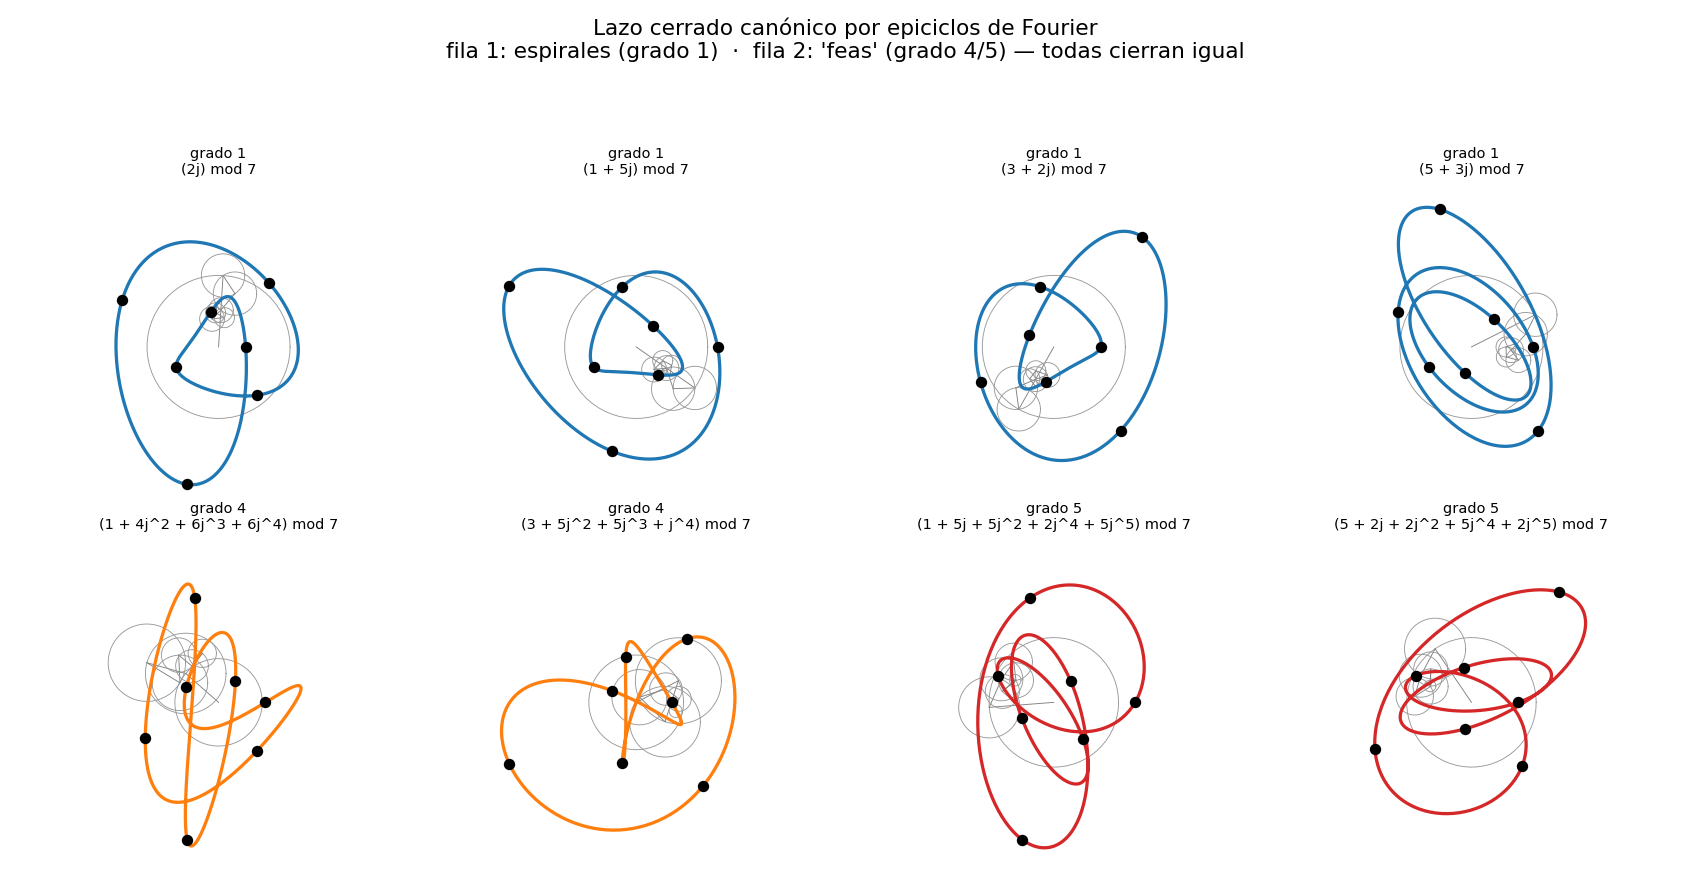

Reproduce this figure in Python.
"""
Lazo CERRADO (epiciclos de Fourier) como camino canonico de cada solucion.

Idea: cada reina es un numero complejo  z_j = r[j]·e^{i·a·sol[j]}  en el plano.
La secuencia (z_0..z_{N-1}) se toma como UN periodo -> su DFT da N coeficientes
de Fourier = N epiciclos (circulos rotando) que dibujan un lazo cerrado unico
que pasa por las N reinas. Esto:
  - elimina la ambiguedad de "muchos caminos" (el lazo band-limited es unico),
  - funciona igual para soluciones bonitas y feas,
  - da una regresion canonica: los coeficientes c_k.

Ademas, para las 28 espirales (grado 1) ocurre algo mas fuerte: en el plano
complejo  z_j = A·w^j  es una secuencia GEOMETRICA, es decir el cociente entre
reinas consecutivas  w = z_{j+1}/z_j  es CONSTANTE. Ese unico w (2 numeros
reales: crecimiento radial |w| y paso angular arg w) es la regresion minima.
Para las 12 restantes el cociente NO es constante -> hacen falta mas epiciclos.
"""

import math
import numpy as np
import matplotlib.pyplot as plt

from spiral_queens import SpiralQueens
from discover_queens_formula import solve_queens, min_degree_poly, fmt_poly


def complex_points(sq, sol):
    theta = np.array([sq.a[v] for v in sol])
    return sq.r * np.exp(1j * theta)


def fourier_loop(z, num=500):
    """Lazo cerrado (interpolacion trigonometrica) que pasa por los puntos z."""
    N = len(z)
    C = np.fft.fft(z)
    ks = np.fft.fftfreq(N, d=1.0 / N)      # frecuencias enteras con signo
    s = np.linspace(0, 1, num)
    Z = np.zeros(num, dtype=complex)
    for k in range(N):
        Z += C[k] * np.exp(2j * np.pi * ks[k] * s)
    return Z / N, C, ks


def draw_epicycles(ax, C, ks, s0=0.12):
    """Dibuja la cadena de epiciclos (circulos) en la fase s0."""
    N = len(C)
    order = sorted(range(N), key=lambda k: -abs(C[k]))
    center = 0 + 0j
    th = np.linspace(0, 2 * np.pi, 60)
    for k in order:
        rad = abs(C[k]) / N
        nxt = center + C[k] / N * np.exp(2j * np.pi * ks[k] * s0)
        if rad > 1e-9:
            ax.plot(center.real + rad * np.cos(th), center.imag + rad * np.sin(th),
                    color="0.6", lw=0.5)
            ax.plot([center.real, nxt.real], [center.imag, nxt.imag], color="0.5", lw=0.5)
        center = nxt


def draw_one(ax, sq, sol, degree, c_poly, epicycles=True):
    z = complex_points(sq, sol)
    Z, C, ks = fourier_loop(z)
    col = "#1f77b4" if degree == 1 else ("#ff7f0e" if degree == 4 else "#d62728")
    if epicycles:
        draw_epicycles(ax, C, ks)
    ax.plot(Z.real, Z.imag, color=col, lw=1.8, zorder=2)
    ax.scatter(z.real, z.imag, s=28, c="black", zorder=3)
    lim = sq.r[-1] * 1.15
    ax.set_xlim(-lim, lim); ax.set_ylim(-lim, lim)
    ax.set_aspect("equal"); ax.axis("off")
    ax.set_title(f"grado {degree}\n{fmt_poly(c_poly)}", fontsize=8)


def ratio_constancy(sq, sol):
    """Desviacion del cociente complejo z_{j+1}/z_j (0 si es geometrica = espiral)."""
    z = complex_points(sq, sol)
    w = z[1:] / z[:-1]
    return np.std(np.abs(w)), np.std(np.angle(w))


def main():
    n = 7
    sq = SpiralQueens(n)
    sols = solve_queens(n)

    tagged = []
    for s in sols:
        d, c = min_degree_poly(s)
        tagged.append((s, d, c))
    spirals = [t for t in tagged if t[1] == 1]
    others = sorted([t for t in tagged if t[1] > 1], key=lambda e: e[1])

    # --- reporte numerico: constancia del cociente vs grado ---
    print("Regresion minima z_j = A·w^j  (w = cociente entre reinas consecutivas)")
    print("grado | #sols | std|w| medio | std(arg w) medio")
    for d in sorted(set(t[1] for t in tagged)):
        grp = [t for t in tagged if t[1] == d]
        sm = np.mean([ratio_constancy(sq, s)[0] for s, _, _ in grp])
        sa = np.mean([ratio_constancy(sq, s)[1] for s, _, _ in grp])
        print(f"  {d}   |  {len(grp):2d}   |   {sm:.2e}   |   {sa:.2e}")

    # comprobar que para las espirales w recupera la pendiente m
    print("\nPara una espiral, arg(w)/(2π/N) recupera la pendiente m:")
    for s, d, c in spirals[:3]:
        z = complex_points(sq, s)
        w = np.mean(z[1:] / z[:-1])
        m_rec = (np.angle(w) / (2 * math.pi / n)) % n
        print(f"  sol={s}  |w|={abs(w):.4f} (crecimiento)  m≈{m_rec:.3f}")

    # --- figura: lazos cerrados por epiciclos ---
    fig, axes = plt.subplots(2, 4, figsize=(13, 6.8))
    picks = [spirals[0], spirals[7], spirals[14], spirals[21],
             others[0], others[3], others[8], others[11]]
    for ax, (s, d, c) in zip(axes.reshape(-1), picks):
        draw_one(ax, sq, s, d, c)
    fig.suptitle("Lazo cerrado canónico por epiciclos de Fourier\n"
                 "fila 1: espirales (grado 1)  ·  fila 2: 'feas' (grado 4/5) — todas cierran igual",
                 fontsize=12)
    fig.tight_layout(rect=[0, 0, 1, 0.92])
    fig.savefig("closed_loop.png", dpi=130)
    print("\nGuardado: closed_loop.png")


if __name__ == "__main__":
    main()
